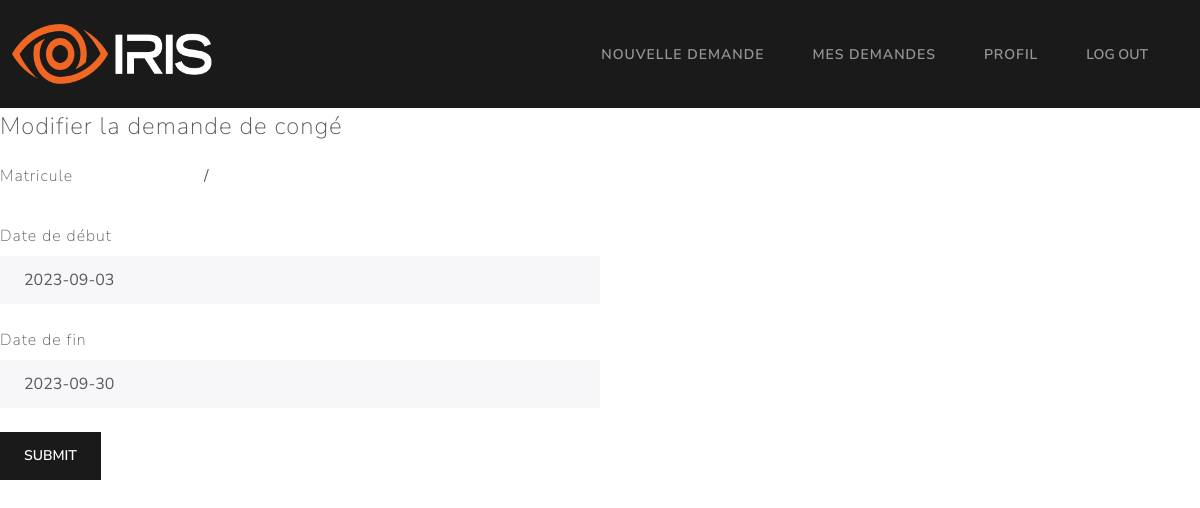
Page /employé/demande/1/edit (signed in) on the earlier database version.
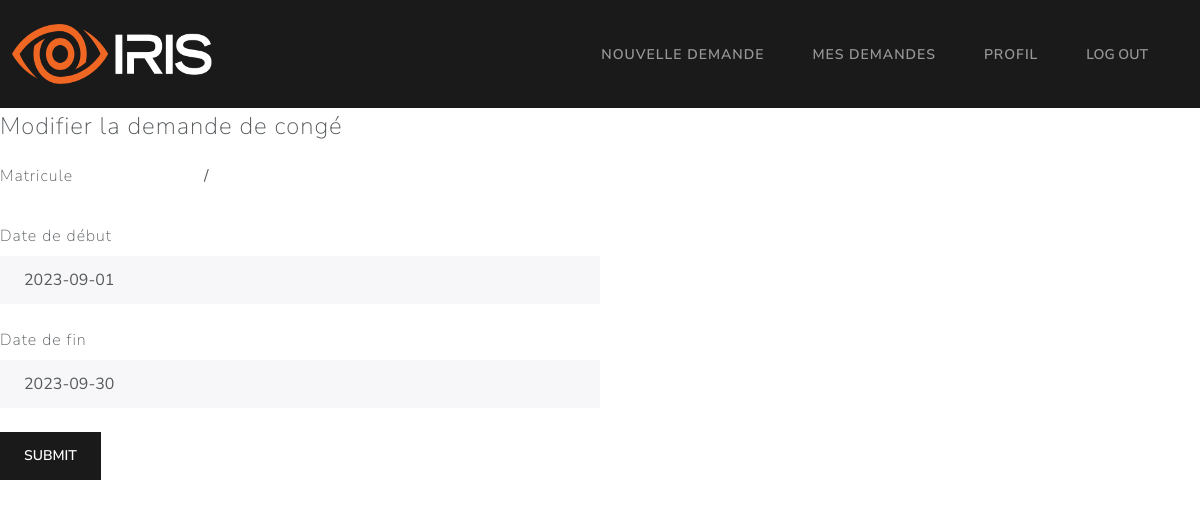
Same page on the later database version.
### Models/models.py (models this page shows, shortened)
class demandeCongé(db.Model):
    id = db.Column(db.Integer, primary_key=True)
    date_debut = db.Column(db.String, unique=False, nullable=False)
    date_fin = db.Column(db.String, unique=False, nullable=False)
    statut = db.Column(db.String, unique=False, nullable=False)
    employee_matricule = db.Column(db.String, unique=False, nullable=False)
    motif_refus = db.Column(db.String, unique=False, nullable=True)

### app.py (the view)
@app.route("/employé/demande/<int:id>/edit", methods=['GET', 'POST'])
def edit_demande(id):
	if (request.method == 'POST'):
		return editDemande(request, id)
	else:
		demande = demandeCongé.query.filter_by(id=id).first()
		user = get_user()
		return render_template("/user/modifierDemande.html", user=user, demande=demande)

### Controllers/baseController.py (called while the page is built)
def get_user():
    user_matricule = session['user']
    user = userLoginCredentials.query.filter_by(matricule=user_matricule).first()
    return user

### templates/user/modifierDemande.html (shortened to what this page needs)
{% extends '/user/base.html' %}  {% block content %}
<form action="/employé/demande/{{ demande.id }}/edit" method="POST">
  <legend>Modifier la demande de congé</legend>
  <div class="form-group row">
    <label class="col-sm-2 col-form-label">Matricule</label>
    <div class="col-sm-10">
      <input
        type="text"
        readonly=""
        class="form-control-plaintext"
        value={{
        user.matricule
        }}
      />
    </div>
  </div>
  <div class="form-group">
    <label class="form-label mt-4">Date de début</label>
    <input
      type="text"
      onfocus="(this.type='date')"
      onblur="(this.type='text')"
      name="debut"
      class="form-control"
      value={{
      demande.date_debut
      }}
    />
  </div>
  <div class="form-group">
    <label class="form-label mt-4">Date de fin</label>
    <input
      type="text"
      onfocus="(this.type='date')"
      onblur="(this.type='text')"
      name="fin"
      class="form-control"
      value={{
      demande.date_fin
      }}
    />
  </div>
  <br />
  <button type="submit" class="btn btn-primary">Submit</button>
</form>
{{ error }} {% endblock %}

Differences in the rows shown:
changed demandeCongé: debut "2023-09-03" → "2023-09-01"
